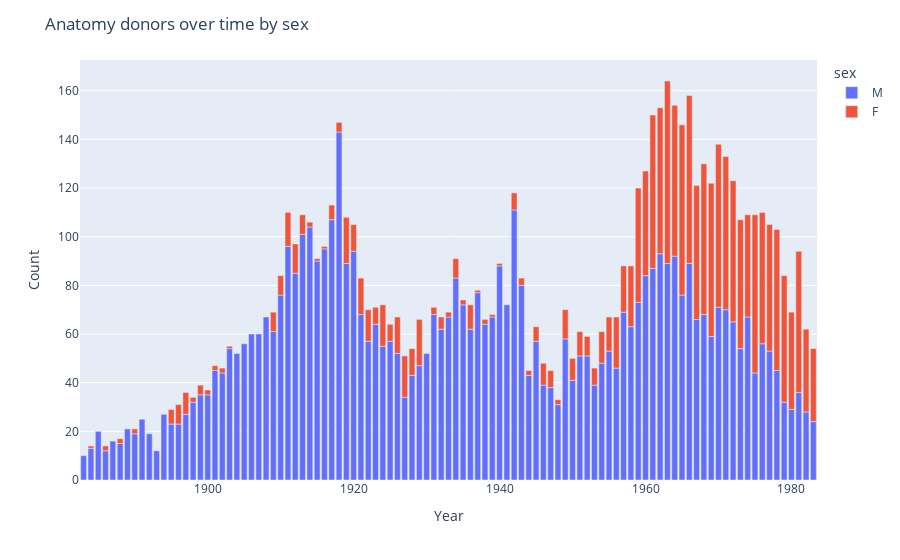

This figure's notebook cell:
### Code cell
grouped = data.groupby(["year", "sex"], as_index=False, observed=True).size()
fig = px.bar(grouped, x="year", y="size", color="sex", )
fig.update_layout(
    title="Anatomy donors over time by sex",
    xaxis_title="Year",
    yaxis_title="Count",
    # margin=dict(l=20, r=20, t=20, b=20)
)

# with open("out/data_by_sex.pdf", "wb") as f:
#     f.write(fig.to_image(format="pdf"))

fig.show()

### Figure 1 — Plotly figure (JSON) as saved in the notebook; plotly's stock layout.template omitted (floating-point values rounded to 4 significant figures)
{"data": [{"alignmentgroup": "True", "hovertemplate": "sex=M<br>year=%{x}<br>size=%{y}<extra></extra>", "legendgroup": "M", "marker": {"color": "#636efa", "pattern": {"shape": ""}}, "name": "M", "offsetgroup": "M", "orientation": "v", "showlegend": true, "textposition": "auto", "type": "bar", "x": [1883, 1884, 1885, 1886, 1887, 1888, 1889, 1890, 1891, 1892, 1893, 1894, 1895, 1896, 1897, 1898, 1899, 1900, 1901, 1902, 1903, 1904, 1905, 1906, 1907, 1908, 1909, 1910, 1911, 1912, 1913, 1914, 1915, 1916, 1917, 1918, 1919, 1920, 1921, 1922, 1923, 1924, 1925, 1926, 1927, 1928, 1929, 1930, 1931, 1932, 1933, 1934, 1935, 1936, 1937, 1938, 1939, 1940, 1941, 1942, 1943, 1944, 1945, 1946, 1947, 1948, 1949, 1950, 1951, 1952, 1953, 1954, 1955, 1956, 1957, 1958, 1959, 1960, 1961, 1962, 1963, 1964, 1965, 1966, 1967, 1968, 1969, 1970, 1971, 1972, 1973, 1974, 1975, 1976, 1977, 1978, 1979, 1980, 1981, 1982, 1983], "xaxis": "x", "y": [10, 13, 20, 12, 16, 15, 21, 19, 25, 19, 12, 27, 23, 23, 27, 32, 35, 35, 45, 44, 54, 52, 56, 60, 60, 67, 61, 76, 96, 85, 101, 104, 90, 95, 107, 143, 89, 94, 68, 57, 64, 55, 57, 52, 34, 43, 47, 52, 68, 62, 67, 83, 72, 62, 77, 64, 67, 88, 72, 111, 80, 43, 57, 39, 38, 31, 58, 41, 51, 51, 39, 48, 53, 46, 69, 63, 73, 84, 87, 93, 89, 92, 76, 89, 66, 68, 59, 71, 70, 65, 54, 67, 44, 56, 53, 45, 32, 29, 36, 28, 24], "yaxis": "y"}, {"alignmentgroup": "True", "hovertemplate": "sex=F<br>year=%{x}<br>size=%{y}<extra></extra>", "legendgroup": "F", "marker": {"color": "#EF553B", "pattern": {"shape": ""}}, "name": "F", "offsetgroup": "F", "orientation": "v", "showlegend": true, "textposition": "auto", "type": "bar", "x": [1884, 1886, 1888, 1890, 1895, 1896, 1897, 1898, 1899, 1900, 1901, 1902, 1903, 1909, 1910, 1911, 1912, 1913, 1914, 1915, 1916, 1917, 1918, 1919, 1920, 1921, 1922, 1923, 1924, 1925, 1926, 1927, 1928, 1929, 1931, 1932, 1933, 1934, 1935, 1936, 1937, 1938, 1939, 1940, 1942, 1943, 1944, 1945, 1946, 1947, 1948, 1949, 1950, 1951, 1952, 1953, 1954, 1955, 1956, 1957, 1958, 1959, 1960, 1961, 1962, 1963, 1964, 1965, 1966, 1967, 1968, 1969, 1970, 1971, 1972, 1973, 1974, 1975, 1976, 1977, 1978, 1979, 1980, 1981, 1982, 1983], "xaxis": "x", "y": [1, 2, 2, 2, 6, 8, 9, 2, 4, 2, 2, 2, 1, 8, 8, 14, 12, 8, 2, 1, 1, 6, 4, 19, 11, 15, 13, 7, 17, 7, 15, 17, 11, 19, 3, 5, 2, 8, 2, 10, 1, 2, 1, 1, 7, 3, 2, 6, 9, 7, 2, 12, 9, 10, 8, 7, 13, 14, 21, 19, 25, 47, 43, 63, 60, 75, 62, 70, 69, 55, 62, 63, 67, 63, 58, 53, 42, 65, 54, 52, 58, 52, 40, 58, 34, 30], "yaxis": "y"}], "layout": {"barmode": "relative", "legend": {"title": {"text": "sex"}, "tracegroupgap": 0}, "margin": {"t": 60}, "title": {"text": "Anatomy donors over time by sex"}, "xaxis": {"anchor": "y", "domain": [0, 1], "title": {"text": "Year"}}, "yaxis": {"anchor": "x", "domain": [0, 1], "title": {"text": "Count"}}}}
